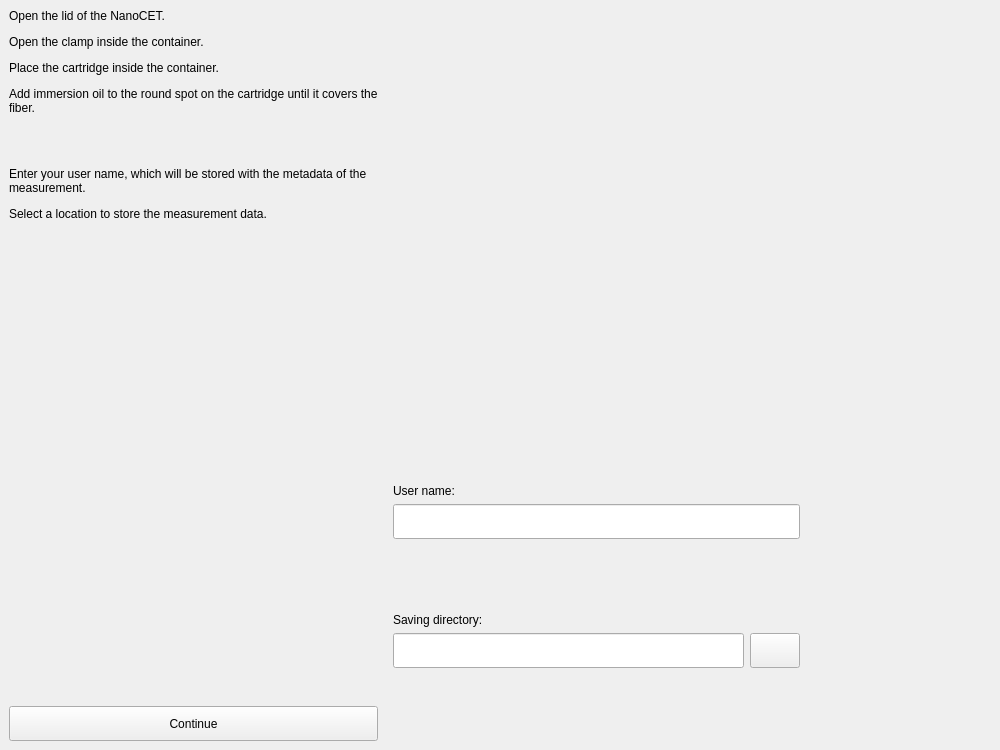
<?xml version="1.0" encoding="UTF-8"?>
<ui version="4.0">
 <class>Form</class>
 <widget class="QWidget" name="Form">
  <property name="geometry">
   <rect>
    <x>0</x>
    <y>0</y>
    <width>1000</width>
    <height>750</height>
   </rect>
  </property>
  <property name="minimumSize">
   <size>
    <width>1000</width>
    <height>750</height>
   </size>
  </property>
  <property name="windowTitle">
   <string>Form</string>
  </property>
  <layout class="QHBoxLayout" name="horizontalLayout_6" stretch="0,3">
   <property name="sizeConstraint">
    <enum>QLayout::SetDefaultConstraint</enum>
   </property>
   <property name="leftMargin">
    <number>0</number>
   </property>
   <property name="topMargin">
    <number>0</number>
   </property>
   <property name="rightMargin">
    <number>0</number>
   </property>
   <property name="bottomMargin">
    <number>0</number>
   </property>
   <item>
    <widget class="QFrame" name="frame">
     <property name="sizePolicy">
      <sizepolicy hsizetype="Preferred" vsizetype="Preferred">
       <horstretch>0</horstretch>
       <verstretch>0</verstretch>
      </sizepolicy>
     </property>
     <property name="minimumSize">
      <size>
       <width>200</width>
       <height>0</height>
      </size>
     </property>
     <layout class="QVBoxLayout" name="verticalLayout">
      <property name="sizeConstraint">
       <enum>QLayout::SetDefaultConstraint</enum>
      </property>
      <item>
       <widget class="QLabel" name="helptext_label">
        <property name="maximumSize">
         <size>
          <width>16777215</width>
          <height>16777215</height>
         </size>
        </property>
        <property name="text">
         <string>&lt;html&gt;&lt;head/&gt;&lt;body&gt;&lt;p&gt;Open the lid of the NanoCET. &lt;/p&gt;&lt;p&gt;Open the clamp inside the container.&lt;/p&gt;&lt;p&gt;Place the cartridge inside the container. &lt;/p&gt;&lt;p&gt;Add immersion oil to the round spot on the cartridge until it covers the fiber. &lt;/p&gt;&lt;p&gt;&lt;br/&gt;&lt;/p&gt;&lt;p&gt;Enter your user name, which will be stored with the metadata of the measurement.&lt;/p&gt;&lt;p&gt;Select a location to store the measurement data.&lt;/p&gt;&lt;/body&gt;&lt;/html&gt;</string>
        </property>
        <property name="alignment">
         <set>Qt::AlignLeading|Qt::AlignLeft|Qt::AlignTop</set>
        </property>
        <property name="wordWrap">
         <bool>true</bool>
        </property>
       </widget>
      </item>
      <item>
       <widget class="QPushButton" name="apply_button">
        <property name="minimumSize">
         <size>
          <width>0</width>
          <height>35</height>
         </size>
        </property>
        <property name="text">
         <string>Continue</string>
        </property>
        <property name="flat">
         <bool>false</bool>
        </property>
       </widget>
      </item>
     </layout>
    </widget>
   </item>
   <item>
    <layout class="QVBoxLayout" name="verticalLayout_2" stretch="5,1,1,1,1,1">
     <item>
      <widget class="QLabel" name="picture_label">
       <property name="font">
        <font>
         <pointsize>12</pointsize>
        </font>
       </property>
       <property name="styleSheet">
        <string notr="true"/>
       </property>
       <property name="text">
        <string/>
       </property>
      </widget>
     </item>
     <item>
      <layout class="QHBoxLayout" name="horizontalLayout_3">
       <item>
        <widget class="QLabel" name="subtitle_user">
         <property name="frameShape">
          <enum>QFrame::NoFrame</enum>
         </property>
         <property name="text">
          <string>User name:</string>
         </property>
         <property name="alignment">
          <set>Qt::AlignBottom|Qt::AlignLeading|Qt::AlignLeft</set>
         </property>
        </widget>
       </item>
      </layout>
     </item>
     <item>
      <layout class="QHBoxLayout" name="horizontalLayout_4" stretch="3,0">
       <item>
        <widget class="QLineEdit" name="name_line">
         <property name="minimumSize">
          <size>
           <width>0</width>
           <height>35</height>
          </size>
         </property>
        </widget>
       </item>
       <item>
        <spacer name="horizontalSpacer_2">
         <property name="orientation">
          <enum>Qt::Horizontal</enum>
         </property>
         <property name="sizeHint" stdset="0">
          <size>
           <width>200</width>
           <height>20</height>
          </size>
         </property>
        </spacer>
       </item>
      </layout>
     </item>
     <item>
      <layout class="QHBoxLayout" name="horizontalLayout_2">
       <item>
        <widget class="QLabel" name="subtitle_saving">
         <property name="frameShape">
          <enum>QFrame::NoFrame</enum>
         </property>
         <property name="text">
          <string>Saving directory:</string>
         </property>
         <property name="alignment">
          <set>Qt::AlignBottom|Qt::AlignLeading|Qt::AlignLeft</set>
         </property>
        </widget>
       </item>
      </layout>
     </item>
     <item>
      <layout class="QHBoxLayout" name="horizontalLayout" stretch="3,0,0">
       <item>
        <widget class="QLineEdit" name="directory_line">
         <property name="minimumSize">
          <size>
           <width>0</width>
           <height>35</height>
          </size>
         </property>
        </widget>
       </item>
       <item>
        <widget class="QPushButton" name="browse_button">
         <property name="minimumSize">
          <size>
           <width>50</width>
           <height>35</height>
          </size>
         </property>
         <property name="maximumSize">
          <size>
           <width>50</width>
           <height>16777215</height>
          </size>
         </property>
         <property name="text">
          <string/>
         </property>
         <property name="icon">
          <iconset>
           <normaloff>folder_icon.png</normaloff>folder_icon.png</iconset>
         </property>
        </widget>
       </item>
       <item>
        <spacer name="horizontalSpacer_3">
         <property name="orientation">
          <enum>Qt::Horizontal</enum>
         </property>
         <property name="sizeHint" stdset="0">
          <size>
           <width>200</width>
           <height>20</height>
          </size>
         </property>
        </spacer>
       </item>
      </layout>
     </item>
     <item>
      <layout class="QHBoxLayout" name="horizontalLayout_5" stretch="3">
       <item>
        <spacer name="horizontalSpacer">
         <property name="orientation">
          <enum>Qt::Horizontal</enum>
         </property>
         <property name="sizeHint" stdset="0">
          <size>
           <width>40</width>
           <height>20</height>
          </size>
         </property>
        </spacer>
       </item>
      </layout>
     </item>
    </layout>
   </item>
  </layout>
 </widget>
 <tabstops>
  <tabstop>name_line</tabstop>
  <tabstop>directory_line</tabstop>
  <tabstop>browse_button</tabstop>
  <tabstop>apply_button</tabstop>
 </tabstops>
 <resources/>
 <connections/>
</ui>
